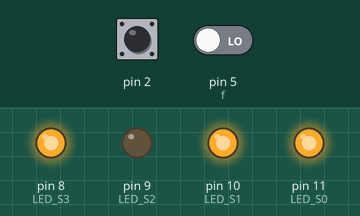
This sketch was run on a simulated Arduino Uno, built with avr-gcc and run on an emulated ATmega328P. Shown: output pins drawn as LEDs (lit = HIGH). The inputs (shaded band) are chosen by the test bench; at power-on: pin 2 LOW, pin 5 (f) LOW.

Above: at 1.2 s.
1.3 s: pin 2 driven HIGH
At 1.7 s:
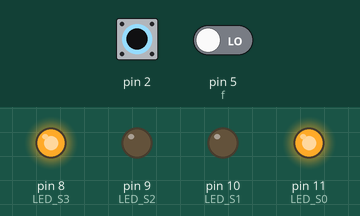
2.8 s: pin 5 (f) driven HIGH
At 4.0 s:
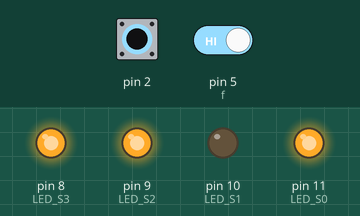
4.3 s: pin 5 (f) driven LOW
At 5.2 s:
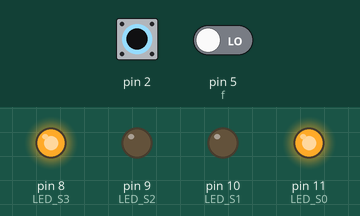
5.8 s: pin 2 pulsed LOW 5 times (0.12 s each, 0.3 s apart)
At 8.1 s:
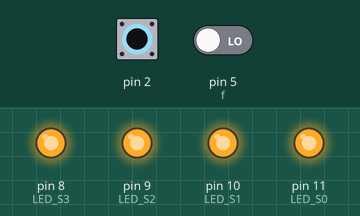
Timing chart, 0 to 9.6 s (numbered marks = the images above; inputs shaded):
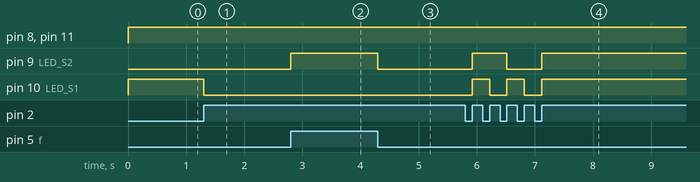

The sketch:

ex3.ino
```cpp
#define tRuido 100
#define f 5
#define LED_S3 8
#define LED_S2 9
#define LED_S1 10

#define LED_S0 11

bool F; //F=0 crescente F=1 decrescente
        //botao pressionado é 0
bool D1,D0,Q1,Q0;
bool S3,S2,S1,S0;  //saidas
long unsigned int t0,t=millis();

void setup(){
    pinMode(f, INPUT);
    pinMode(LED_S3, OUTPUT);
    pinMode(LED_S2, OUTPUT);
    pinMode(LED_S1, OUTPUT);
    pinMode(LED_S0, OUTPUT);
    Serial.begin(9600);
  attachInterrupt(0, circuitoSequencial, RISING);
// o @param1 pode ser 0 ou 1 (pin D2, D3)
// quando o @param3 for RISING (ascendente),
//executa o @param2 circuitoSequencial (é onde chamamos os flipflops)
//para o @param2 temos (RISING, FALLING, HIGH, LOW)
  interrupts();
}
void loop () {

  lerEntradas();
  noInterrupts();
  circuitoCombinatorio();
  interrupts();
  escreverSaidas();

}

bool filtro(){
  t0=t;
  t=millis();
//se o tempo tRuido já tiver passado retorna true
  return ((t - t0) > tRuido);

}

void circuitoSequencial(){
  if(filtro()){ //filtro do ruido
  flipflopD(D1, &Q1);
  flipflopD(D0, &Q0);
  }
}


void circuitoCombinatorio(){
  FES();
  FS();
}

void flipflopD(bool D, bool *Q){
  *Q=D;
}

void FES(){ //modelo Moorey-Mealay
  D1= F^Q1^Q0;
  D0= !Q0;


}

void FS(){

  S3 = 1;
  S2 = (!F && Q1) ||(F && !Q1);
  S1 = !Q0;
  S0 = 1;

}
void lerEntradas(){

  F=digitalRead(f);

}
void escreverSaidas(){

  digitalWrite(LED_S3,S3);
  digitalWrite(LED_S2,S2);
  digitalWrite(LED_S1,S1);
  digitalWrite(LED_S0,S0);

}
```

Measured:
- after the input at 1.3 s, pin 10 (LED_S1): HIGH → LOW at once
- after the input at 2.8 s, pin 9 (LED_S2): LOW → HIGH at once
- after the input at 4.3 s, pin 9 (LED_S2): HIGH → LOW at once
- after the input at 5.8 s, pin 9 (LED_S2): LOW → HIGH after 0.12 s, → LOW 0.60 s later, → HIGH 0.60 s later; pin 10 (LED_S1): alternates HIGH for 0.30 s and LOW for 0.30 s, 5 changes in all, then stays HIGH, starting after 0.12 s
